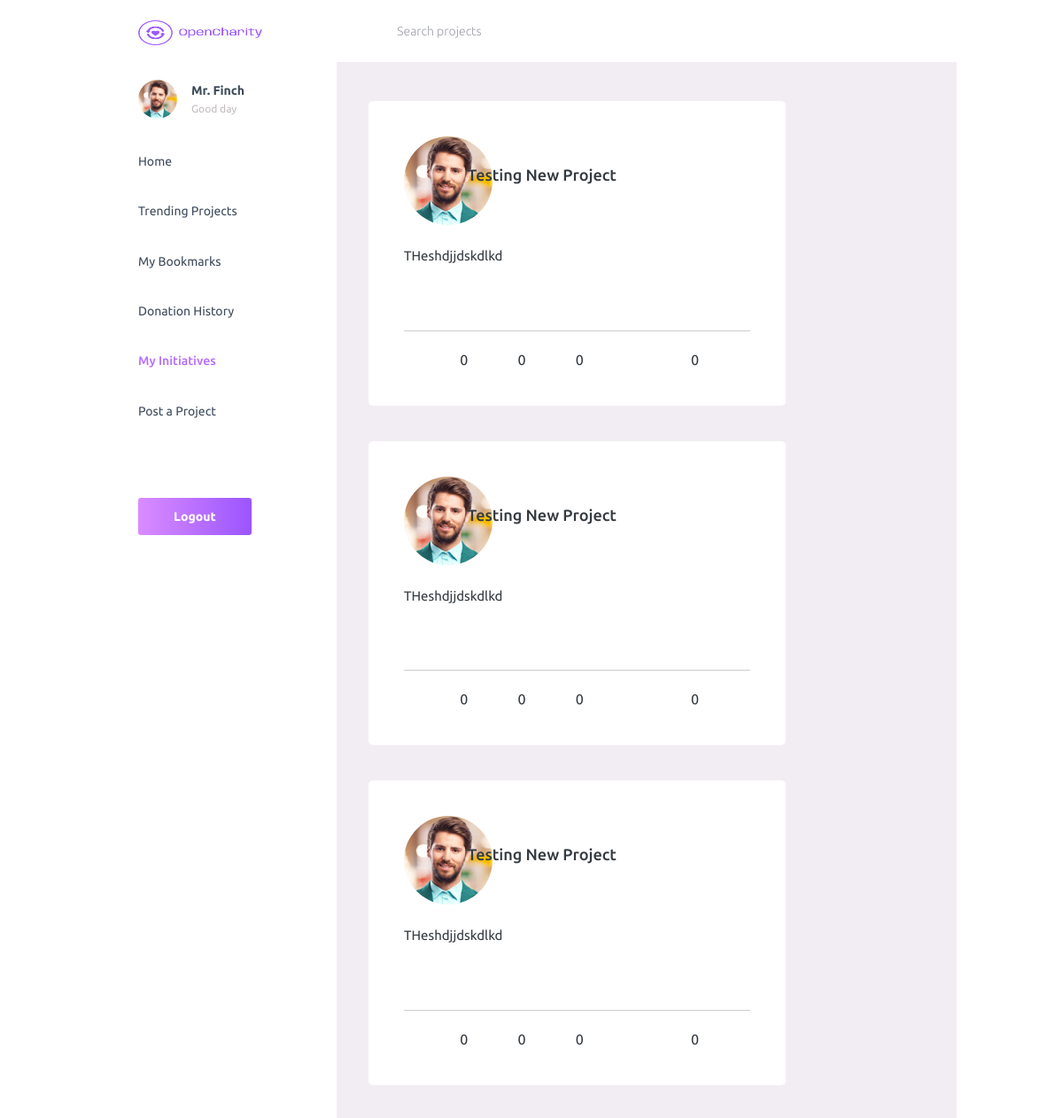
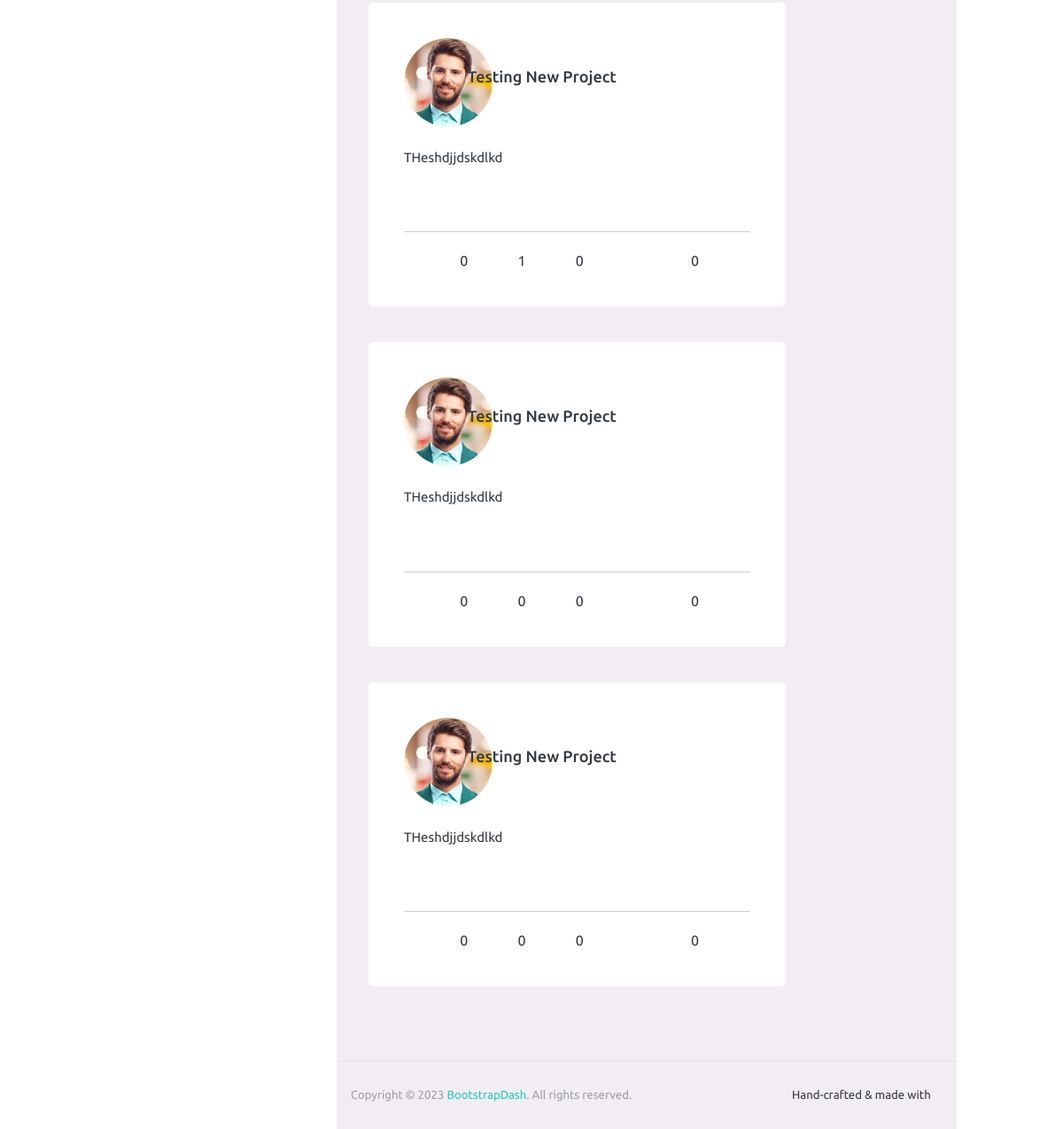
Page /initiatives (signed in) on the earlier database version (2 pictures, top to bottom).
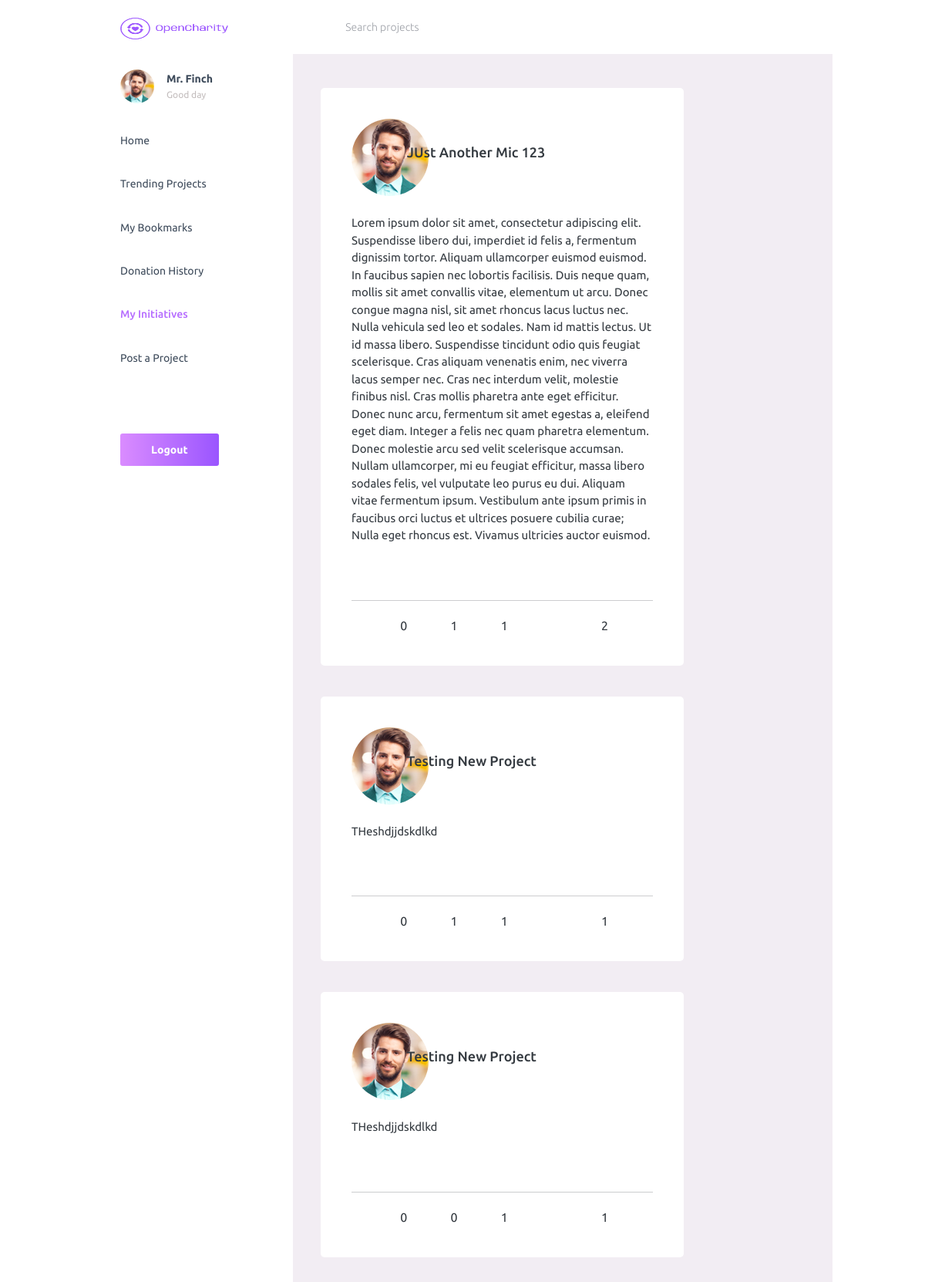
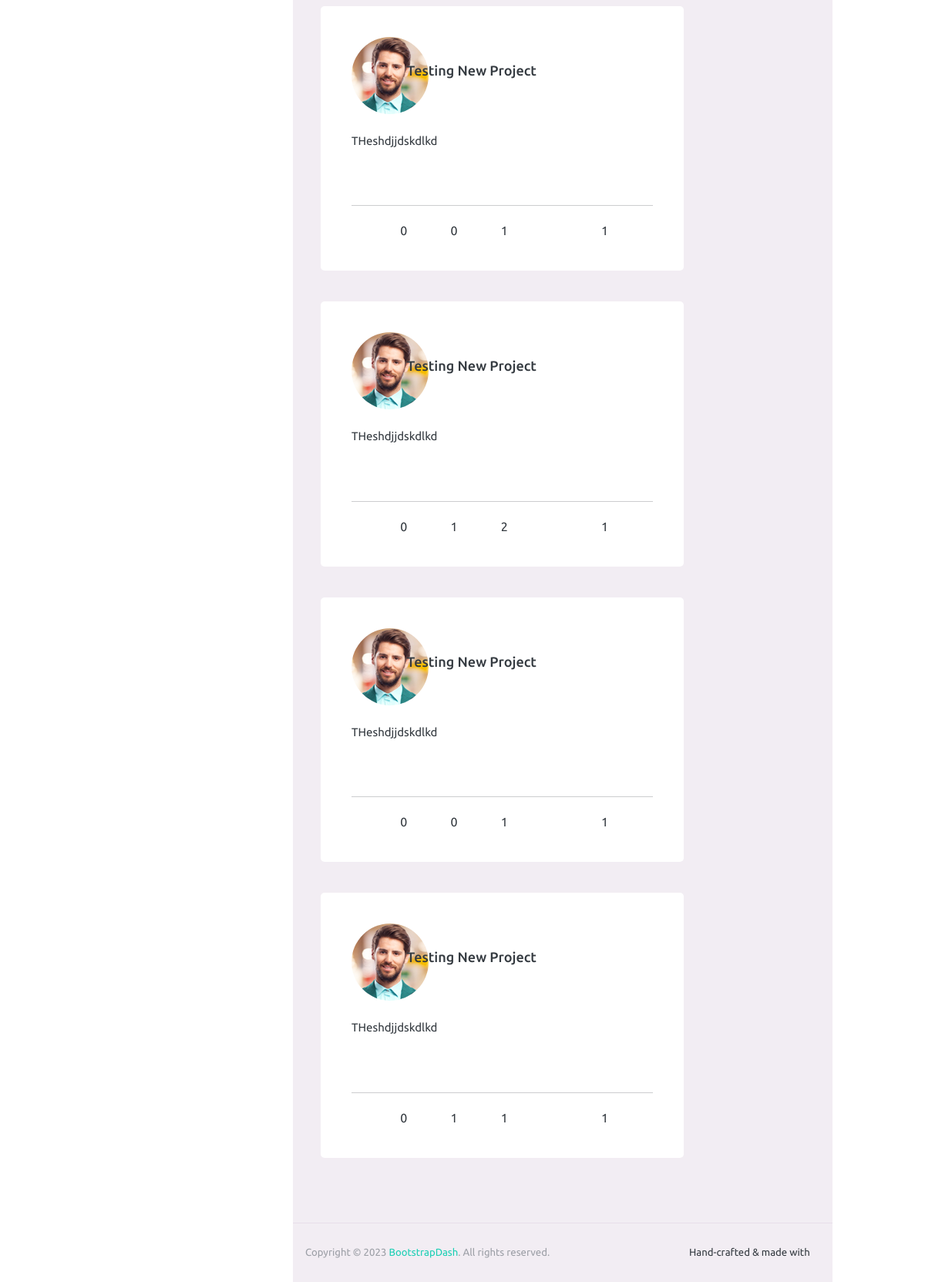
Same page on the later database version (2 pictures, top to bottom).
### application/models/user.py (models this page shows, shortened)
class User(db.Model, UserMixin):
    id = db.Column(db.Integer, primary_key=True)
    username = db.Column(db.String(64), nullable=False)
    email = db.Column(db.String(64), unique=True, nullable=False)
    dp = db.Column(db.String(64), nullable=False, default="default_dp.png")
    password = db.Column(db.String(64), nullable=False)
    likes = db.relationship("Like", backref="user", lazy=True)
    projects = db.relationship("Project", backref="author", lazy=True)
    bookmarks = db.relationship("Bookmark", backref="user", lazy=True)
    donations = db.relationship("Donation", backref="donor", lazy=True)
    comments = db.relationship("Comment", backref="user", lazy=True)

### application/models/project.py (models this page shows, shortened)
class Project(db.Model):
    id = db.Column(db.Integer, primary_key=True,)
    title = db.Column(db.String(120), nullable=False)
    content = db.Column(db.Text, nullable=False)
    target = db.Column(db.Integer, nullable=False)
    raised = db.Column(db.Integer, nullable=False, default=0)
    date_created = db.Column(db.DateTime, nullable=False, default=datetime.utcnow)
    status = db.Column(db.String(12), nullable=False, default="Pending")
    date_approved = db.Column(db.DateTime, nullable=True)
    author_id = db.Column(db.Integer, db.ForeignKey("user.id"), nullable=False)
    comment_count = db.Column(db.Integer, nullable=False, default=0)
    bookmark_count = db.Column(db.Integer, nullable=False, default=0)
    like_count = db.Column(db.Integer, nullable=False, default=0)
    donation_count = db.Column(db.Integer, nullable=False, default=0)
    comments = db.relationship("Comment", backref="project", lazy=True)
    bookmarks = db.relationship("Bookmark", backref="project", lazy=True)
    donations = db.relationship("Donation", backref="project", lazy=True)

### application/front/routes/index.py (the view)
@index_bp.route("/initiatives", strict_slashes=False)
@login_required
def get_initiatives():
    comment_form = CommentForm()
    user_initiatves = Project.query.filter_by(author_id=current_user.id).order_by(Project.date_created.desc()).all()
    projects = user_initiatves
    return render_template("front/index.html", projects=projects, comment_form=comment_form)

### application/front/forms/comment_fm.py
class CommentForm(FlaskForm):
    content = TextAreaField("Content", validators=[DataRequired()])
    submit = SubmitField("Comment")

### application/templates/front/index.html (shortened to what this page needs)
{% extends "./base.html" %}
{% block extra_css %}
<link rel="stylesheet" href="{{ url_for('static', filename='css/front.css') }}">
{% endblock%}
{% block content %}
{% for project in projects %}
<div class="col-md-9 grid-margin card stretch-card" id="project-{{ project.id }}">
	<div class="card-body">
		<div class="row">
		  <div class="col-2">
		    <img src="../static/themeassets/images/faces/face1.jpg" alt="image" class="rounded-circle">
		  </div>
		  <div class="col-7 project-title">
		    <h4 class="card-title"> {{ project.title }}</h4>
		  </div>
		</div>
		<a class="ancher-disable" href="{{ url_for('project_bp.project_details', project_id=project.id) }}">
			<div class="pt-4">
		    <p class="card-text">
		      {{ project.content }}
		    </p>
			</div>
		</a>
	</div>
	<div class="card-body">
	  <hr>
	  <div class="int-buttons">
		  <div class="col-2">
		  	<a href="#" class="mdi mdi-currency-usd" data-bs-toggle="modal" data-bs-target="#staticBackdrop{{ project.id }}"></a>
		  	<span class="int-count" >{{ project.donation_count }}</span>
		  </div>
		  <div class="col-2">
		  	<a href="#" class="mdi mdi-comment-outline" onclick="showForm({{ project.id }}, ''); return false;"></a>
		  	<span class="int-count" >{{ project.comment_count }}</span>
		  </div>
		  <div class="col-2">
		  	<a href="{{ url_for('interactions_bp.like_project', project_id=project.id)  }}" class="mdi mdi-heart-outline" ></a>
		  	<span class="int-count" >{{ project.like_count }}</span>
		  </div>
		  <div class="col-2">
		  	<a href="#" class="mdi mdi-share-variant-outline"></a>
		  </div>
		  <div class="col-2">
		  	<a href="{{ url_for('interactions_bp.bookmark_project', project_id=project.id)  }}" class="mdi mdi-bookmark-outline"></a>
		  	<span class="int-count" >{{ project.bookmark_count }}</span>
		  </div>
	  </div>
	</div>
</div>
{% endfor %}
{% endblock %}

### application/templates/base.html (shortened to what this page needs)
<!DOCTYPE html>
<html lang="en">
  <head>
    <link rel="stylesheet" href="../static/themeassets/vendors/mdi/css/materialdesignicons.min.css">
    <link rel="stylesheet" href="../static/themeassets/vendors/ti-icons/css/themify-icons.css">
    <link rel="stylesheet" href="../static/themeassets/vendors/css/vendor.bundle.base.css">
    <link rel="stylesheet" href="../static/themeassets/vendors/font-awesome/css/font-awesome.min.css">
    <link rel='stylesheet' href='https://cdnjs.cloudflare.com/ajax/libs/font-awesome/5.15.3/css/all.min.css'>
    <link rel="stylesheet" href="../static/themeassets/vendors/font-awesome/css/font-awesome.min.css" />
    <link rel="stylesheet" href="../static/themeassets/vendors/bootstrap-datepicker/bootstrap-datepicker.min.css">
    <link rel="stylesheet" href="../static/themeassets/vendors/select2/select2.min.css">
    <link rel="stylesheet" href="../static/themeassets/vendors/select2-bootstrap-theme/select2-bootstrap.min.css">
    <link rel="stylesheet" href="../static/themeassets/css/style.css">
    <link rel="stylesheet" type="text/css" href="../static/css/base.css">
    {% block extra_css %}
    {% endblock %}
  </head>
    <body>
    <div class="container-scroller">
      <nav class="navbar default-layout-navbar col-lg-12 col-12 p-0 fixed-top d-flex flex-row">
        <div class="text-center navbar-brand-wrapper d-flex align-items-center justify-content-start">
          <a class="navbar-brand brand-logo" href="../../index.html"><img src="../static/themeassets/images/logo.png" alt="logo" /></a>
        </div>
        <div class="navbar-menu-wrapper d-flex align-items-stretch">
          <div class="search-field d-none d-md-block">
            <form class="d-flex align-items-center h-100" action="#">
              <div class="input-group">
                <div class="input-group-prepend bg-transparent">
                  <i class="input-group-text border-0 mdi mdi-magnify"></i>
                </div>
                <input type="text" class="form-control bg-transparent border-0" placeholder="Search projects">
              </div>
            </form>
          </div>
        </div>
      </nav>
      <div class="container-fluid page-body-wrapper">
        <nav class="sidebar sidebar-offcanvas" id="sidebar">
          <ul class="nav">
            <li class="nav-item nav-profile">
              <a href="#" class="nav-link">
                <div class="nav-profile-image">
                  <img src="../static/themeassets/images/faces/face1.jpg" alt="profile" />
                </div>
                <div class="nav-profile-text d-flex flex-column">
                  <span class="font-weight-bold mb-2">
                    {% if current_user.is_authenticated %}
                      {{ current_user.username }}
                    {% else %}
                      Anonymous User
                    {% endif %}
                  </span>
                  <span class="text-secondary text-small">Good day</span>
                </div>
                <i class="mdi mdi-bookmark-check text-success nav-profile-badge"></i>
              </a>
            </li>
            <li class="nav-item">
              <a class="nav-link" href="{{ url_for('index_bp.index') }}">
                <span class="menu-title">Home</span>
                <i class="mdi mdi-home-outline menu-icon"></i>
              </a>
            </li>
            <li class="nav-item">
              <a class="nav-link" href="{{ url_for('index_bp.index', filter='trending') }}">
                <span class="menu-title">Trending Projects</span>
                <i class="mdi mdi-fire menu-icon"></i>
              </a>
            </li>
            <li class="nav-item">
              <a class="nav-link" href="{{ url_for('index_bp.get_bookmarks') }}">
                <span class="menu-title">My Bookmarks</span>
                <i class="mdi mdi-bookmark-outline menu-icon"></i>
              </a>
            </li>
            <li class="nav-item">
              <a class="nav-link" href="#">
                <span class="menu-title">Donation History</span>
                <i class="mdi mdi-history menu-icon"></i>
              </a>
            </li>
            <li class="nav-item">
              <a class="nav-link" href="{{ url_for('index_bp.get_initiatives') }}">
                <span class="menu-title">My Initiatives</span>
                <i class="mdi mdi-hand-heart-outline menu-icon"></i>
              </a>
            </li>
            <li class="nav-item">
              <a class="nav-link" href="{{ url_for('project_bp.new_project') }}">
                <span class="menu-title">Post a Project</span>
                <i class="mdi mdi-pencil-outline menu-icon"></i>
              </a>
            </li>
            <li class="logout-btn nav-item">
              {% if current_user.is_authenticated %}
              <a href="{{ url_for('logout_bp.logout') }}" class="btn btn-gradient-primary mb-2">Logout</a>
              {% else %}
              <a href="{{ url_for('login_bp.login') }}" class="btn btn-gradient-primary mb-2">Login</a>
              {% endif %}
            </li>
          </ul>
        </nav>
        <div class="main-panel">
          <div class="content-wrapper">
            {% block content%}
            {% endblock %}
          </div>
          <footer class="footer">
            <div class="d-sm-flex justify-content-center justify-content-sm-between">
              <span class="text-muted text-center text-sm-left d-block d-sm-inline-block">Copyright © 2023 <a href="https://www.bootstrapdash.com/" target="_blank">BootstrapDash</a>. All rights reserved.</span>
              <span class="float-none float-sm-right d-block mt-1 mt-sm-0 text-center">Hand-crafted & made with <i class="mdi mdi-heart text-danger"></i></span>
            </div>
          </footer>
        </div>
      </div>
    </div>
  </body>
</html>

### application/static/css/base.css (style rules this page uses)
.logout-btn { margin-top: 70px; }
.container-scroller, .navbar { width: 80%; margin: 0 auto; }

### application/static/css/front.css (style rules this page uses)
.project-title { align-content: center; }
a { color: #86898d; }
.ancher-disable { color: #343a40; }
.int-buttons { display: flex; justify-content: center; align-items: center; font-size: 1.5rem; }
a { text-decoration: none; }
.int-count { font-size: 16px; padding-left: 10%; }

Differences in the rows shown:
added Project: title "JUst Another Mic 123", content "Lorem ipsum dolor sit amet, consectetur adipiscing elit. Suspendisse libero dui, imperdiet id felis a, fermentum dignissim tortor. Aliquam ullamcorper euismod euismod. In faucibus sapien nec lobortis facilisis. Duis neque quam, mollis sit amet convallis vitae, elementum ut arcu. Donec congue magna nisl, sit amet rhoncus lacus luctus nec. Nulla vehicula sed leo et sodales. Nam id mattis lectus. Ut id massa libero. Suspendisse tincidunt odio quis feugiat scelerisque. Cras aliquam venenatis enim, nec viverra lacus semper nec. Cras nec interdum velit, molestie finibus nisl. Cras mollis pharetra ante eget efficitur. Donec nunc arcu, fermentum sit amet egestas a, eleifend eget diam. Integer a…", donation_count "0", comment_count "1", like_count "1", bookmark_count "2"
changed Project (number 2 of 7 on the later page): comment_count "0" → "1"; like_count "0" → "1"; bookmark_count "0" → "1"
changed Project (number 3 of 7 on the later page): like_count "0" → "1"; bookmark_count "0" → "1"
changed Project (number 4 of 7 on the later page): like_count "0" → "1"; bookmark_count "0" → "1"
changed Project (number 5 of 7 on the later page): like_count "0" → "2"; bookmark_count "0" → "1"
changed Project (number 6 of 7 on the later page): like_count "0" → "1"; bookmark_count "0" → "1"
changed Project (number 7 of 7 on the later page): comment_count "0" → "1"; like_count "0" → "1"; bookmark_count "0" → "1"
